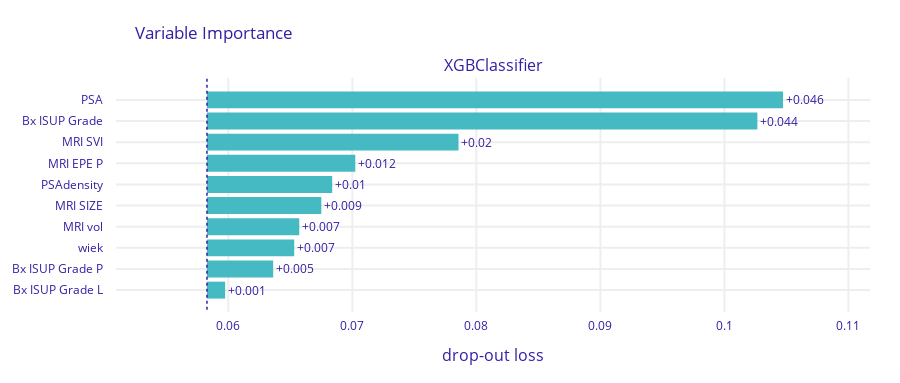

The notebook cell this image was saved under:
### Markdown cell above
### Maximize brier score

### Code cell
param_grid = {
    'classifier__n_estimators': [100, 200, 400, 800],
    'classifier__max_depth': [3, 5],
    'classifier__learning_rate': [0.01, 0.05, 0.1],
    'classifier__subsample': [0.6, 0.8, 1.0],
    'classifier__colsample_bytree': [0.6, 0.8, 0.9, 1.0],
    'classifier__gamma': [0, 0.1, 0.2]
}
untrained_model = XGBClassifier(random_state=42)

y_true, y_pred, y_pred_probs, false_positive_rate, true_positive_rate, total_roc_auc, trained_model, best_params = train_and_evaluate_model(untrained_model, X, y, numerical_cols, categorical_cols, n_folds=5, tune_params=True, param_grid=param_grid, tuning_scoring='neg_brier_score', tuning_test_size=0.2)

plot_roc(false_positive_rate, true_positive_rate, total_roc_auc)
plot_confusion_matrix(y_true, y_pred)
plot_feature_importances(trained_model, X, y)
plot_discrimination_threshold(trained_model, X, y)
brier = brier_score_loss(y_true, y_pred_probs)
print(f"Brier score: {brier:.4f}")

### Figure 1 — Plotly figure (JSON) as saved in the notebook; plotly's stock layout.template omitted (floating-point values rounded to 4 significant figures)
{"data": [{"base": 0.05828, "hoverinfo": "text", "hoverlabel": {"bgcolor": "rgba(0,0,0,0.8)"}, "hovertext": ["Model: XGBClassifier loss after<br>variable: PSA is permuted: 0.105<br>Drop-out loss change: +0.046", "Model: XGBClassifier loss after<br>variable: Bx ISUP Grade is permuted: 0.103<br>Drop-out loss change: +0.044", "Model: XGBClassifier loss after<br>variable: MRI SVI is permuted: 0.079<br>Drop-out loss change: +0.02", "Model: XGBClassifier loss after<br>variable: MRI EPE P is permuted: 0.07<br>Drop-out loss change: +0.012", "Model: XGBClassifier loss after<br>variable: PSAdensity is permuted: 0.068<br>Drop-out loss change: +0.01", "Model: XGBClassifier loss after<br>variable: MRI SIZE is permuted: 0.067<br>Drop-out loss change: +0.009", "Model: XGBClassifier loss after<br>variable: MRI vol is permuted: 0.066<br>Drop-out loss change: +0.007", "Model: XGBClassifier loss after<br>variable: wiek is permuted: 0.065<br>Drop-out loss change: +0.007", "Model: XGBClassifier loss after<br>variable: Bx ISUP Grade P is permuted: 0.064<br>Drop-out loss change: +0.005", "Model: XGBClassifier loss after<br>variable: Bx ISUP Grade L is permuted: 0.06<br>Drop-out loss change: +0.001"], "marker": {"color": "#46bac2"}, "orientation": "h", "showlegend": false, "text": ["+0.046", "+0.044", "+0.02", "+0.012", "+0.01", "+0.009", "+0.007", "+0.007", "+0.005", "+0.001"], "textposition": "outside", "type": "bar", "x": [0.04645, 0.04438, 0.02028, 0.01196, 0.0101, 0.009221, 0.007442, 0.007036, 0.005339, 0.001467], "xaxis": "x", "y": ["PSA", "Bx ISUP Grade", "MRI SVI", "MRI EPE P", "PSAdensity", "MRI SIZE", "MRI vol", "wiek", "Bx ISUP Grade P", "Bx ISUP Grade L"], "yaxis": "y"}], "layout": {"annotations": [{"font": {"size": 16}, "showarrow": false, "text": "XGBClassifier", "x": 0.5, "xanchor": "center", "xref": "paper", "y": 1, "yanchor": "bottom", "yref": "paper"}, {"font": {"size": 16}, "showarrow": false, "text": "drop-out loss", "x": 0.5, "xanchor": "center", "xref": "paper", "y": 0, "yanchor": "top", "yref": "paper", "yshift": -30}], "font": {"color": "#371ea3"}, "height": 383, "margin": {"b": 71, "r": 30, "t": 78}, "shapes": [{"line": {"color": "#371ea3", "dash": "dot", "width": 1.5}, "type": "line", "x0": 0.05828, "x1": 0.05828, "xref": "x", "y0": -1, "y1": 10, "yref": "y"}], "title": {"text": "Variable Importance", "x": 0.15}, "xaxis": {"anchor": "y", "automargin": true, "domain": [0, 1], "fixedrange": true, "gridwidth": 2, "range": [0.05094, 0.1117], "tickcolor": "white", "ticklen": 3, "ticks": "outside", "type": "linear", "zeroline": false}, "yaxis": {"anchor": "x", "automargin": true, "autorange": "reversed", "domain": [0, 1], "fixedrange": true, "gridwidth": 2, "tickcolor": "white", "ticklen": 10, "ticks": "outside", "type": "category"}}}
